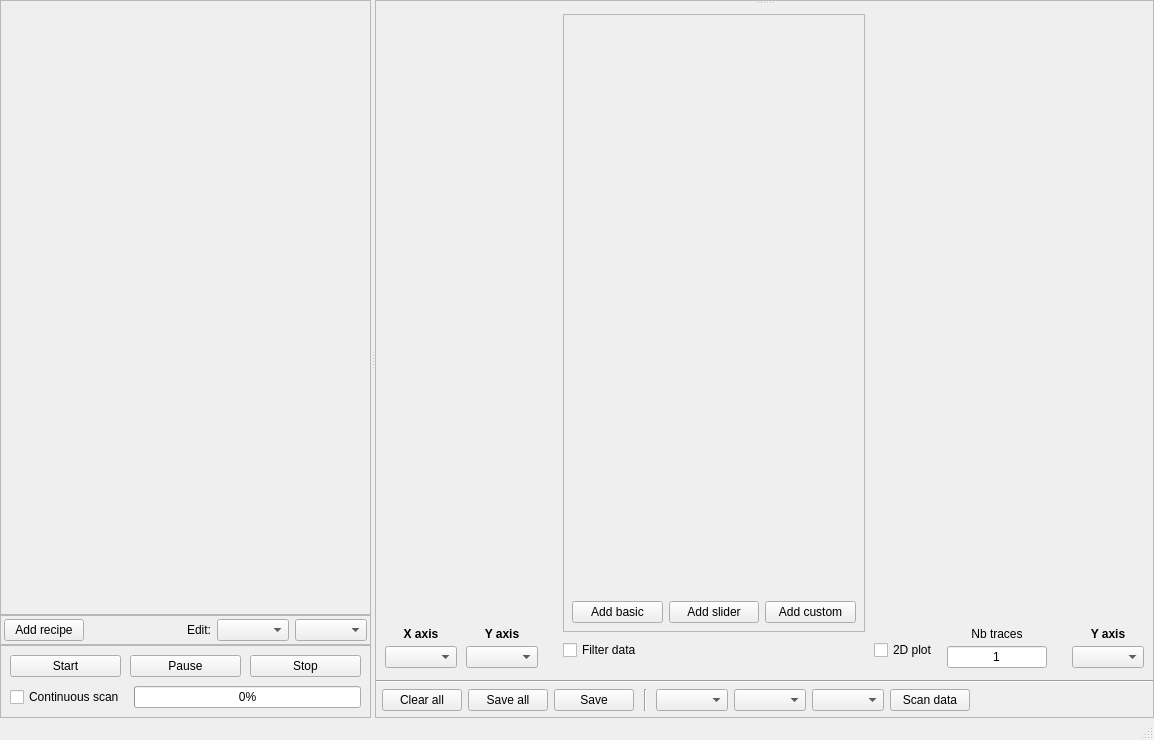
<?xml version="1.0" encoding="UTF-8"?>
<ui version="4.0">
 <class>MainWindow</class>
 <widget class="QMainWindow" name="MainWindow">
  <property name="geometry">
   <rect>
    <x>0</x>
    <y>0</y>
    <width>1154</width>
    <height>740</height>
   </rect>
  </property>
  <widget class="QWidget" name="centralwidget">
   <layout class="QVBoxLayout" name="verticalLayout_5">
    <property name="leftMargin">
     <number>0</number>
    </property>
    <property name="topMargin">
     <number>0</number>
    </property>
    <property name="rightMargin">
     <number>0</number>
    </property>
    <property name="bottomMargin">
     <number>0</number>
    </property>
    <item>
     <widget class="QSplitter" name="splitter">
      <property name="orientation">
       <enum>Qt::Horizontal</enum>
      </property>
      <widget class="QFrame" name="frame">
       <layout class="QVBoxLayout" name="verticalLayout">
        <property name="spacing">
         <number>0</number>
        </property>
        <property name="leftMargin">
         <number>0</number>
        </property>
        <property name="topMargin">
         <number>0</number>
        </property>
        <property name="rightMargin">
         <number>0</number>
        </property>
        <property name="bottomMargin">
         <number>0</number>
        </property>
        <item>
         <widget class="QFrame" name="frame_3">
          <layout class="QVBoxLayout" name="verticalLayout_3">
           <property name="leftMargin">
            <number>0</number>
           </property>
           <property name="topMargin">
            <number>0</number>
           </property>
           <property name="rightMargin">
            <number>0</number>
           </property>
           <property name="bottomMargin">
            <number>0</number>
           </property>
           <item>
            <widget class="QScrollArea" name="scrollArea">
             <property name="widgetResizable">
              <bool>true</bool>
             </property>
             <widget class="QWidget" name="scrollAreaWidgetContents">
              <property name="geometry">
               <rect>
                <x>0</x>
                <y>0</y>
                <width>361</width>
                <height>589</height>
               </rect>
              </property>
              <layout class="QVBoxLayout" name="verticalLayout_recipe">
               <property name="leftMargin">
                <number>0</number>
               </property>
               <property name="topMargin">
                <number>0</number>
               </property>
               <property name="rightMargin">
                <number>0</number>
               </property>
               <property name="bottomMargin">
                <number>0</number>
               </property>
              </layout>
             </widget>
            </widget>
           </item>
          </layout>
         </widget>
        </item>
        <item>
         <widget class="QFrame" name="frame_2">
          <property name="frameShape">
           <enum>QFrame::StyledPanel</enum>
          </property>
          <property name="frameShadow">
           <enum>QFrame::Raised</enum>
          </property>
          <layout class="QHBoxLayout" name="horizontalLayout_5">
           <property name="leftMargin">
            <number>3</number>
           </property>
           <property name="topMargin">
            <number>3</number>
           </property>
           <property name="rightMargin">
            <number>3</number>
           </property>
           <property name="bottomMargin">
            <number>3</number>
           </property>
           <item>
            <widget class="QPushButton" name="addRecipe_pushButton">
             <property name="text">
              <string>Add recipe</string>
             </property>
            </widget>
           </item>
           <item>
            <spacer name="horizontalSpacer">
             <property name="orientation">
              <enum>Qt::Horizontal</enum>
             </property>
             <property name="sizeHint" stdset="0">
              <size>
               <width>82</width>
               <height>20</height>
              </size>
             </property>
            </spacer>
           </item>
           <item>
            <widget class="QLabel" name="label_selectRecipeParameter">
             <property name="text">
              <string>Edit:</string>
             </property>
            </widget>
           </item>
           <item>
            <widget class="QComboBox" name="selectRecipe_comboBox">
             <property name="minimumSize">
              <size>
               <width>0</width>
               <height>21</height>
              </size>
             </property>
             <property name="toolTip">
              <string>Name of recipe that receive variables from Control Panel</string>
             </property>
             <property name="sizeAdjustPolicy">
              <enum>QComboBox::AdjustToContents</enum>
             </property>
            </widget>
           </item>
           <item>
            <widget class="QComboBox" name="selectParameter_comboBox">
             <property name="minimumSize">
              <size>
               <width>0</width>
               <height>21</height>
              </size>
             </property>
             <property name="toolTip">
              <string>Name of parameter that receive variables from Control Panel</string>
             </property>
             <property name="sizeAdjustPolicy">
              <enum>QComboBox::AdjustToContents</enum>
             </property>
            </widget>
           </item>
          </layout>
         </widget>
        </item>
        <item>
         <widget class="QFrame" name="frame_4">
          <property name="frameShape">
           <enum>QFrame::StyledPanel</enum>
          </property>
          <layout class="QVBoxLayout" name="verticalLayout_4">
           <property name="spacing">
            <number>9</number>
           </property>
           <item>
            <layout class="QHBoxLayout" name="horizontalLayout_3">
             <item>
              <widget class="QPushButton" name="start_pushButton">
               <property name="toolTip">
                <string>Start the scan</string>
               </property>
               <property name="text">
                <string>Start</string>
               </property>
              </widget>
             </item>
             <item>
              <widget class="QPushButton" name="pause_pushButton">
               <property name="toolTip">
                <string>Pause (or resume) the scan</string>
               </property>
               <property name="text">
                <string>Pause</string>
               </property>
              </widget>
             </item>
             <item>
              <widget class="QPushButton" name="stop_pushButton">
               <property name="toolTip">
                <string>Stop the scan</string>
               </property>
               <property name="text">
                <string>Stop</string>
               </property>
              </widget>
             </item>
            </layout>
           </item>
           <item>
            <layout class="QHBoxLayout" name="horizontalLayout_4">
             <item>
              <widget class="QCheckBox" name="continuous_checkBox">
               <property name="sizePolicy">
                <sizepolicy hsizetype="Maximum" vsizetype="Fixed">
                 <horstretch>0</horstretch>
                 <verstretch>0</verstretch>
                </sizepolicy>
               </property>
               <property name="toolTip">
                <string>If checked, the scan will be executed endlessly</string>
               </property>
               <property name="text">
                <string>Continuous scan</string>
               </property>
              </widget>
             </item>
             <item>
              <widget class="QProgressBar" name="progressBar">
               <property name="sizePolicy">
                <sizepolicy hsizetype="Preferred" vsizetype="Fixed">
                 <horstretch>0</horstretch>
                 <verstretch>0</verstretch>
                </sizepolicy>
               </property>
               <property name="toolTip">
                <string>Displays the progression of the scan</string>
               </property>
               <property name="value">
                <number>0</number>
               </property>
              </widget>
             </item>
            </layout>
           </item>
          </layout>
         </widget>
        </item>
       </layout>
      </widget>
      <widget class="QFrame" name="frame_6">
       <property name="cursor">
        <cursorShape>ArrowCursor</cursorShape>
       </property>
       <property name="frameShape">
        <enum>QFrame::StyledPanel</enum>
       </property>
       <property name="frameShadow">
        <enum>QFrame::Sunken</enum>
       </property>
       <layout class="QVBoxLayout" name="verticalLayout_16">
        <property name="spacing">
         <number>0</number>
        </property>
        <property name="leftMargin">
         <number>0</number>
        </property>
        <property name="topMargin">
         <number>0</number>
        </property>
        <property name="rightMargin">
         <number>0</number>
        </property>
        <property name="bottomMargin">
         <number>0</number>
        </property>
        <item>
         <widget class="QSplitter" name="splitterGraph">
          <property name="orientation">
           <enum>Qt::Vertical</enum>
          </property>
          <widget class="QWidget" name="layoutWidget">
           <layout class="QVBoxLayout" name="graph"/>
          </widget>
          <widget class="QFrame" name="frameAxis">
           <property name="sizePolicy">
            <sizepolicy hsizetype="Preferred" vsizetype="Minimum">
             <horstretch>0</horstretch>
             <verstretch>0</verstretch>
            </sizepolicy>
           </property>
           <property name="frameShape">
            <enum>QFrame::NoFrame</enum>
           </property>
           <layout class="QHBoxLayout" name="horizontalLayout_6">
            <property name="spacing">
             <number>25</number>
            </property>
            <property name="bottomMargin">
             <number>12</number>
            </property>
            <item>
             <spacer name="horizontalSpacer_6">
              <property name="orientation">
               <enum>Qt::Horizontal</enum>
              </property>
              <property name="sizeType">
               <enum>QSizePolicy::Maximum</enum>
              </property>
              <property name="sizeHint" stdset="0">
               <size>
                <width>0</width>
                <height>20</height>
               </size>
              </property>
             </spacer>
            </item>
            <item>
             <layout class="QHBoxLayout" name="horizontalLayout_9">
              <property name="spacing">
               <number>9</number>
              </property>
              <item>
               <layout class="QVBoxLayout" name="verticalLayout_11">
                <property name="spacing">
                 <number>0</number>
                </property>
                <item>
                 <widget class="QLabel" name="label_6">
                  <property name="font">
                   <font>
                    <weight>75</weight>
                    <bold>true</bold>
                   </font>
                  </property>
                  <property name="text">
                   <string>X axis</string>
                  </property>
                  <property name="alignment">
                   <set>Qt::AlignBottom|Qt::AlignHCenter</set>
                  </property>
                  <property name="indent">
                   <number>5</number>
                  </property>
                 </widget>
                </item>
                <item>
                 <widget class="QComboBox" name="variable_x_comboBox">
                  <property name="sizePolicy">
                   <sizepolicy hsizetype="Preferred" vsizetype="Fixed">
                    <horstretch>1</horstretch>
                    <verstretch>0</verstretch>
                   </sizepolicy>
                  </property>
                  <property name="sizeAdjustPolicy">
                   <enum>QComboBox::AdjustToContents</enum>
                  </property>
                 </widget>
                </item>
               </layout>
              </item>
              <item>
               <layout class="QVBoxLayout" name="verticalLayout_scan2D">
                <property name="spacing">
                 <number>0</number>
                </property>
                <item>
                 <widget class="QLabel" name="label_scan_2D">
                  <property name="font">
                   <font>
                    <weight>75</weight>
                    <bold>true</bold>
                   </font>
                  </property>
                  <property name="text">
                   <string>Y axis</string>
                  </property>
                  <property name="alignment">
                   <set>Qt::AlignBottom|Qt::AlignHCenter</set>
                  </property>
                  <property name="indent">
                   <number>5</number>
                  </property>
                 </widget>
                </item>
                <item>
                 <widget class="QComboBox" name="variable_x2_comboBox">
                  <property name="sizeAdjustPolicy">
                   <enum>QComboBox::AdjustToContents</enum>
                  </property>
                 </widget>
                </item>
               </layout>
              </item>
             </layout>
            </item>
            <item>
             <layout class="QHBoxLayout" name="horizontalLayout_8">
              <property name="spacing">
               <number>9</number>
              </property>
              <item>
               <layout class="QVBoxLayout" name="verticalLayoutFilter">
                <property name="spacing">
                 <number>0</number>
                </property>
                <item>
                 <widget class="QScrollArea" name="scrollArea_filter">
                  <property name="frameShape">
                   <enum>QFrame::StyledPanel</enum>
                  </property>
                  <property name="sizeAdjustPolicy">
                   <enum>QAbstractScrollArea::AdjustToContents</enum>
                  </property>
                  <property name="widgetResizable">
                   <bool>true</bool>
                  </property>
                  <widget class="QWidget" name="scrollAreaWidgetContents_2">
                   <property name="geometry">
                    <rect>
                     <x>0</x>
                     <y>0</y>
                     <width>282</width>
                     <height>584</height>
                    </rect>
                   </property>
                   <layout class="QVBoxLayout" name="verticalLayout_14">
                    <property name="leftMargin">
                     <number>0</number>
                    </property>
                    <property name="topMargin">
                     <number>0</number>
                    </property>
                    <property name="rightMargin">
                     <number>0</number>
                    </property>
                    <property name="bottomMargin">
                     <number>0</number>
                    </property>
                    <item>
                     <layout class="QVBoxLayout" name="verticalLayout_12">
                      <property name="leftMargin">
                       <number>8</number>
                      </property>
                      <property name="rightMargin">
                       <number>8</number>
                      </property>
                      <property name="bottomMargin">
                       <number>8</number>
                      </property>
                      <item>
                       <layout class="QVBoxLayout" name="layoutFilter">
                        <property name="leftMargin">
                         <number>6</number>
                        </property>
                        <property name="topMargin">
                         <number>6</number>
                        </property>
                        <property name="rightMargin">
                         <number>6</number>
                        </property>
                        <property name="bottomMargin">
                         <number>6</number>
                        </property>
                       </layout>
                      </item>
                      <item>
                       <spacer name="verticalSpacer_5">
                        <property name="orientation">
                         <enum>Qt::Vertical</enum>
                        </property>
                        <property name="sizeHint" stdset="0">
                         <size>
                          <width>20</width>
                          <height>40</height>
                         </size>
                        </property>
                       </spacer>
                      </item>
                      <item>
                       <layout class="QHBoxLayout" name="horizontalLayout">
                        <item>
                         <widget class="QPushButton" name="addFilterPushButton">
                          <property name="text">
                           <string>Add basic</string>
                          </property>
                         </widget>
                        </item>
                        <item>
                         <widget class="QPushButton" name="addSliderFilterPushButton">
                          <property name="text">
                           <string>Add slider</string>
                          </property>
                         </widget>
                        </item>
                        <item>
                         <widget class="QPushButton" name="addCustomFilterPushButton">
                          <property name="text">
                           <string>Add custom</string>
                          </property>
                         </widget>
                        </item>
                       </layout>
                      </item>
                     </layout>
                    </item>
                   </layout>
                  </widget>
                 </widget>
                </item>
                <item>
                 <widget class="QFrame" name="emptyFrameFilter">
                  <layout class="QVBoxLayout" name="verticalLayout_7">
                   <property name="leftMargin">
                    <number>0</number>
                   </property>
                   <property name="topMargin">
                    <number>0</number>
                   </property>
                   <property name="rightMargin">
                    <number>0</number>
                   </property>
                   <property name="bottomMargin">
                    <number>0</number>
                   </property>
                  </layout>
                 </widget>
                </item>
                <item>
                 <spacer name="verticalSpacer_4">
                  <property name="orientation">
                   <enum>Qt::Vertical</enum>
                  </property>
                  <property name="sizeType">
                   <enum>QSizePolicy::Fixed</enum>
                  </property>
                  <property name="sizeHint" stdset="0">
                   <size>
                    <width>20</width>
                    <height>8</height>
                   </size>
                  </property>
                 </spacer>
                </item>
                <item>
                 <widget class="QCheckBox" name="checkBoxFilter">
                  <property name="text">
                   <string>Filter data</string>
                  </property>
                 </widget>
                </item>
                <item>
                 <spacer name="verticalSpacer_2">
                  <property name="orientation">
                   <enum>Qt::Vertical</enum>
                  </property>
                  <property name="sizeType">
                   <enum>QSizePolicy::Fixed</enum>
                  </property>
                  <property name="sizeHint" stdset="0">
                   <size>
                    <width>20</width>
                    <height>8</height>
                   </size>
                  </property>
                 </spacer>
                </item>
               </layout>
              </item>
              <item>
               <layout class="QVBoxLayout" name="verticalLayout_8">
                <item>
                 <spacer name="verticalSpacer">
                  <property name="orientation">
                   <enum>Qt::Vertical</enum>
                  </property>
                  <property name="sizeHint" stdset="0">
                   <size>
                    <width>20</width>
                    <height>8</height>
                   </size>
                  </property>
                 </spacer>
                </item>
                <item>
                 <widget class="QCheckBox" name="variable_x2_checkBox">
                  <property name="toolTip">
                   <string>Show scan data as 2D colormesh</string>
                  </property>
                  <property name="text">
                   <string>2D plot</string>
                  </property>
                 </widget>
                </item>
                <item>
                 <spacer name="verticalSpacer_3">
                  <property name="orientation">
                   <enum>Qt::Vertical</enum>
                  </property>
                  <property name="sizeType">
                   <enum>QSizePolicy::Fixed</enum>
                  </property>
                  <property name="sizeHint" stdset="0">
                   <size>
                    <width>20</width>
                    <height>8</height>
                   </size>
                  </property>
                 </spacer>
                </item>
               </layout>
              </item>
              <item>
               <layout class="QVBoxLayout" name="verticalLayout_13">
                <property name="spacing">
                 <number>0</number>
                </property>
                <item>
                 <widget class="QLabel" name="graph_nbTracesLabel">
                  <property name="text">
                   <string>Nb traces</string>
                  </property>
                  <property name="alignment">
                   <set>Qt::AlignBottom|Qt::AlignHCenter</set>
                  </property>
                  <property name="indent">
                   <number>5</number>
                  </property>
                 </widget>
                </item>
                <item>
                 <widget class="QLineEdit" name="nbTraces_lineEdit">
                  <property name="sizePolicy">
                   <sizepolicy hsizetype="Fixed" vsizetype="Fixed">
                    <horstretch>0</horstretch>
                    <verstretch>0</verstretch>
                   </sizepolicy>
                  </property>
                  <property name="maximumSize">
                   <size>
                    <width>100</width>
                    <height>16777215</height>
                   </size>
                  </property>
                  <property name="toolTip">
                   <string>Number of visible traces</string>
                  </property>
                  <property name="text">
                   <string>1</string>
                  </property>
                  <property name="alignment">
                   <set>Qt::AlignCenter</set>
                  </property>
                 </widget>
                </item>
               </layout>
              </item>
             </layout>
            </item>
            <item>
             <layout class="QVBoxLayout" name="verticalLayout_18">
              <property name="spacing">
               <number>0</number>
              </property>
              <item>
               <widget class="QLabel" name="label_y_axis">
                <property name="font">
                 <font>
                  <weight>75</weight>
                  <bold>true</bold>
                 </font>
                </property>
                <property name="text">
                 <string>Y axis</string>
                </property>
                <property name="alignment">
                 <set>Qt::AlignBottom|Qt::AlignHCenter</set>
                </property>
                <property name="indent">
                 <number>5</number>
                </property>
               </widget>
              </item>
              <item>
               <widget class="QComboBox" name="variable_y_comboBox">
                <property name="sizeAdjustPolicy">
                 <enum>QComboBox::AdjustToContents</enum>
                </property>
               </widget>
              </item>
             </layout>
            </item>
           </layout>
          </widget>
         </widget>
        </item>
        <item>
         <widget class="Line" name="line_2">
          <property name="orientation">
           <enum>Qt::Horizontal</enum>
          </property>
         </widget>
        </item>
        <item>
         <widget class="QFrame" name="frame_5">
          <property name="frameShape">
           <enum>QFrame::NoFrame</enum>
          </property>
          <layout class="QHBoxLayout" name="horizontalLayout_2">
           <property name="spacing">
            <number>6</number>
           </property>
           <property name="leftMargin">
            <number>6</number>
           </property>
           <property name="topMargin">
            <number>6</number>
           </property>
           <property name="rightMargin">
            <number>6</number>
           </property>
           <property name="bottomMargin">
            <number>6</number>
           </property>
           <item>
            <widget class="QPushButton" name="clear_pushButton">
             <property name="toolTip">
              <string>Clear any recorded data</string>
             </property>
             <property name="text">
              <string>Clear all</string>
             </property>
            </widget>
           </item>
           <item>
            <widget class="QPushButton" name="save_all_pushButton">
             <property name="toolTip">
              <string>Save data of all scans</string>
             </property>
             <property name="text">
              <string>Save all</string>
             </property>
            </widget>
           </item>
           <item>
            <widget class="QPushButton" name="save_pushButton">
             <property name="toolTip">
              <string>Save data of the selected scan</string>
             </property>
             <property name="text">
              <string>Save</string>
             </property>
            </widget>
           </item>
           <item>
            <widget class="Line" name="line">
             <property name="minimumSize">
              <size>
               <width>10</width>
               <height>0</height>
              </size>
             </property>
             <property name="orientation">
              <enum>Qt::Vertical</enum>
             </property>
            </widget>
           </item>
           <item>
            <widget class="QComboBox" name="data_comboBox">
             <property name="minimumSize">
              <size>
               <width>0</width>
               <height>21</height>
              </size>
             </property>
             <property name="toolTip">
              <string>Select the scan to display</string>
             </property>
             <property name="sizeAdjustPolicy">
              <enum>QComboBox::AdjustToContents</enum>
             </property>
            </widget>
           </item>
           <item>
            <widget class="QComboBox" name="scan_recipe_comboBox">
             <property name="minimumSize">
              <size>
               <width>0</width>
               <height>21</height>
              </size>
             </property>
             <property name="sizeAdjustPolicy">
              <enum>QComboBox::AdjustToContents</enum>
             </property>
            </widget>
           </item>
           <item>
            <widget class="QComboBox" name="dataframe_comboBox">
             <property name="minimumSize">
              <size>
               <width>0</width>
               <height>21</height>
              </size>
             </property>
             <property name="sizeAdjustPolicy">
              <enum>QComboBox::AdjustToContents</enum>
             </property>
            </widget>
           </item>
           <item>
            <widget class="QPushButton" name="displayScanData_pushButton">
             <property name="toolTip">
              <string>Display scan data in tabular format</string>
             </property>
             <property name="text">
              <string>Scan data</string>
             </property>
            </widget>
           </item>
           <item>
            <spacer name="horizontalSpacer_4">
             <property name="orientation">
              <enum>Qt::Horizontal</enum>
             </property>
             <property name="sizeHint" stdset="0">
              <size>
               <width>0</width>
               <height>20</height>
              </size>
             </property>
            </spacer>
           </item>
          </layout>
         </widget>
        </item>
       </layout>
      </widget>
     </widget>
    </item>
   </layout>
  </widget>
  <widget class="QStatusBar" name="statusBar"/>
  <widget class="QMenuBar" name="menuBar">
   <property name="geometry">
    <rect>
     <x>0</x>
     <y>0</y>
     <width>1154</width>
     <height>21</height>
    </rect>
   </property>
  </widget>
 </widget>
 <tabstops>
  <tabstop>scrollArea</tabstop>
  <tabstop>addRecipe_pushButton</tabstop>
  <tabstop>selectRecipe_comboBox</tabstop>
  <tabstop>selectParameter_comboBox</tabstop>
  <tabstop>start_pushButton</tabstop>
  <tabstop>continuous_checkBox</tabstop>
  <tabstop>data_comboBox</tabstop>
  <tabstop>scan_recipe_comboBox</tabstop>
  <tabstop>dataframe_comboBox</tabstop>
  <tabstop>displayScanData_pushButton</tabstop>
  <tabstop>variable_x_comboBox</tabstop>
  <tabstop>variable_x2_comboBox</tabstop>
  <tabstop>checkBoxFilter</tabstop>
  <tabstop>scrollArea_filter</tabstop>
  <tabstop>addFilterPushButton</tabstop>
  <tabstop>addSliderFilterPushButton</tabstop>
  <tabstop>addCustomFilterPushButton</tabstop>
  <tabstop>variable_x2_checkBox</tabstop>
  <tabstop>nbTraces_lineEdit</tabstop>
  <tabstop>variable_y_comboBox</tabstop>
 </tabstops>
 <resources/>
 <connections/>
</ui>
